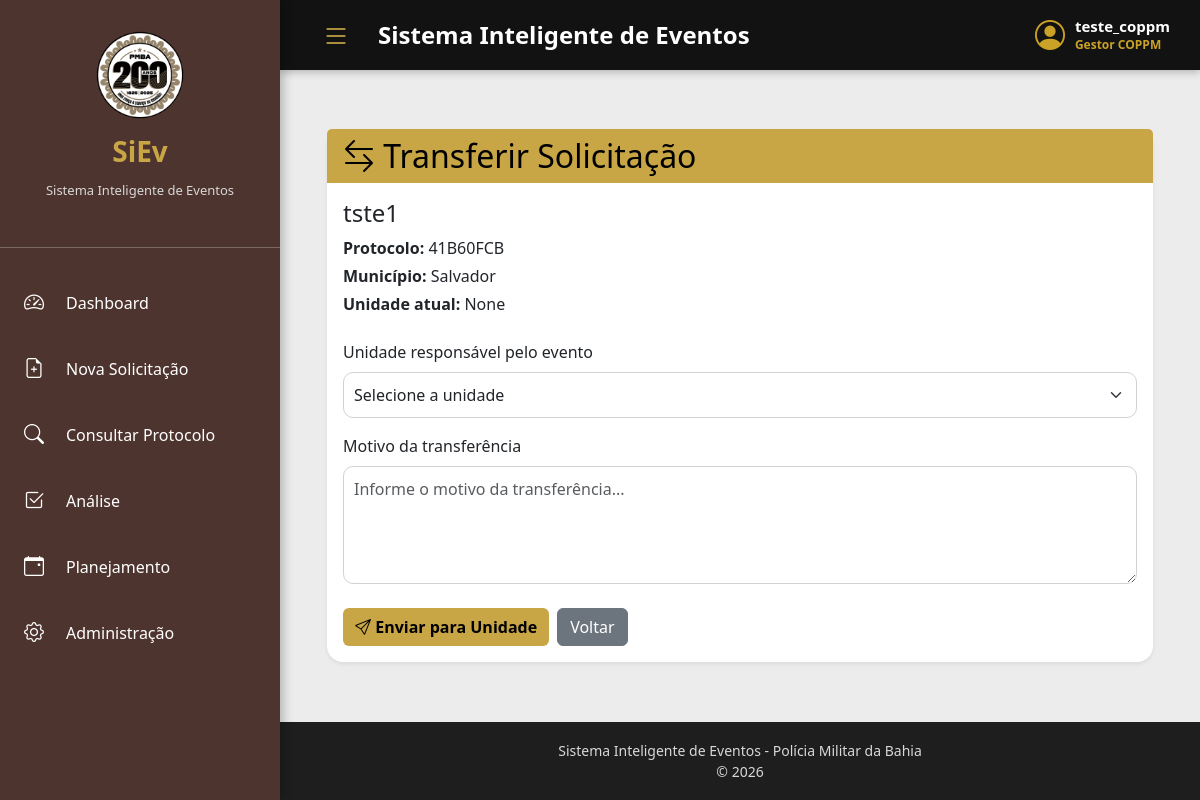
Screenshot of /aprovacoes/transferir/1/ (signed in) with the database file from the repository.
### apps/solicitacoes/models.py (models this page shows, shortened)
class PerfilUsuario(models.Model):
    PERFIS = [
        ("COPPM", "Gestor COPPM"),
        ("CPR", "Gestor CPR"),
        ("UNIDADE", "Gestor de Unidade"),
    ]
    usuario = models.OneToOneField(
        User,
        on_delete=models.CASCADE,
        related_name="perfil_siev"
    )
    perfil = models.CharField(
        max_length=20,
        choices=PERFIS
    )
    cpr = models.ForeignKey(
        CPR,
        on_delete=models.SET_NULL,
        null=True,
        blank=True,
        related_name="gestores_siev"
    )
    unidade = models.ForeignKey(
        Unidade,
        on_delete=models.SET_NULL,
        null=True,
        blank=True,
        related_name="gestores_siev"
    )
    ativo = models.BooleanField(
        default=True
    )
    criado_em = models.DateTimeField(
        auto_now_add=True
    )
    atualizado_em = models.DateTimeField(
        auto_now=True
    )
    class Meta:
        verbose_name = "Perfil de Usuário"
        verbose_name_plural = "Perfis de Usuários"

class Solicitacao(models.Model):
    STATUS = [
        ("RASCUNHO", "Rascunho"),
        ("ENVIADA", "Enviada"),
        ("EM_ANALISE", "Em análise"),
        ("PENDENTE", "Pendente"),
        ("CORRECAO", "Correção"),
        ("APROVADA", "Aprovada"),
        ("REJEITADA", "Rejeitada"),
        ("CONCLUIDA", "Concluída"),
    ]
    protocolo = models.CharField(
        max_length=20,
        unique=True,
        blank=True
    )
    usuario = models.ForeignKey(
        User,
        on_delete=models.SET_NULL,
        null=True,
        blank=True
    )
    unidade = models.ForeignKey(
        Unidade,
        on_delete=models.PROTECT,
        related_name="solicitacoes",
        null=True,
        blank=True
    )
    municipio = models.ForeignKey(
        Municipio,
        on_delete=models.PROTECT
    )
    bairro = models.ForeignKey(
        Bairro,
        on_delete=models.PROTECT,
        null=True,
        blank=True
    )
    tipo_evento = models.ForeignKey(
        TipoEvento,
        on_delete=models.PROTECT,
        null=True,
        blank=True
    )
    nome_evento = models.CharField(
        max_length=250
    )
    solicitante = models.CharField(
        max_length=200
    )
    cpf = models.CharField(
        max_length=14
    )
    email = models.EmailField()
    telefone = models.CharField(
        max_length=20
    )
    local = models.TextField()
    publico_estimado = models.IntegerField(
        null=True,
        blank=True
    )
    data_evento = models.DateField()
    hora_inicio = models.TimeField()
    hora_fim = models.TimeField()
    observacoes = models.TextField(
        blank=True
    )
    parecer_operacional = models.TextField(
        blank=True
    )
    aprovado_por = models.CharField(
        max_length=150,
        blank=True
    )
    data_aprovacao = models.DateTimeField(
        null=True,
        blank=True
    )
    status = models.CharField(
        max_length=20,
        choices=STATUS,
        default="RASCUNHO"
    )
    criado_em = models.DateTimeField(
        auto_now_add=True
    )
    atualizado_em = models.DateTimeField(
        auto_now=True
    )
    ORIGEM_CHOICES = [
        ("EXTERNA", "Externa"),
        ("MANUAL", "Manual"),
        ("TRANSFERIDA", "Transferida"),
    ]
    origem = models.CharField(
        max_length=20,
        choices=ORIGEM_CHOICES,
        default="EXTERNA"
    )

class Municipio(models.Model):
    nome = models.CharField(
        max_length=120,
        unique=True
    )
    ibge = models.CharField(
        max_length=10,
        blank=True,
        null=True
    )
    unidade_responsavel = models.ForeignKey(
        Unidade,
        on_delete=models.PROTECT,
        blank=True,
        null=True,
        related_name="municipios"
    )
    ativo = models.BooleanField(
        default=True
    )
    class Meta:
        ordering = ["nome"]
    def __str__(self):
        return self.nome

### apps/solicitacoes/views/administracao.py (the view, shortened to what this page needs)
@login_required
def transferir_solicitacao(request, id):
    solicitacao = get_object_or_404(
        Solicitacao,
        id=id
    )
    perfil = getattr(
        request.user,
        "perfil_siev",
        None
    )
    if not (
        request.user.is_superuser
        or request.user.is_staff
        or (
            perfil
            and perfil.ativo
            and perfil.perfil in [
                "COPPM",
                "CPR",
                "UNIDADE",
            ]
        )
    ):
        messages.error(
            request,
            "Você não possui permissão para transferir solicitações."
        )
        return redirect("aprovacoes")
    if (
        perfil
        and perfil.perfil == "UNIDADE"
        and solicitacao.unidade_id != perfil.unidade_id
    ):
        messages.error(
            request,
            "Esta solicitação não pertence à sua unidade."
        )
        return redirect("aprovacoes")
    if (
        perfil
        and perfil.perfil == "CPR"
        and solicitacao.unidade.cpr_id != perfil.cpr_id
    ):
        messages.error(
            request,
            "Esta solicitação não pertence ao seu CPR."
        )
        return redirect("aprovacoes")
    unidades = Unidade.objects.filter(
        ativo=True
    ).exclude(
        id=solicitacao.unidade_id
    ).order_by(
        "nome"
    )
    return render(
        request,
        "gestao/transferir_solicitacao.html",
        {
            "solicitacao": solicitacao,
            "unidades": unidades,
        }
    )

### templates/gestao/transferir_solicitacao.html (shortened to what this page needs)
{% extends "base.html" %}
{% block content %}
<div class="container py-4">
    <div class="card shadow-sm">
        <div class="card-header">
            <h2 class="mb-0">
                <i class="bi bi-arrow-left-right"></i>
                Transferir Solicitação
            </h2>
        </div>
        <div class="card-body">
            <div class="mb-4">
                <h4>
                    {{ solicitacao.nome_evento }}
                </h4>
                <p class="mb-1">
                    <strong>Protocolo:</strong>
                    {{ solicitacao.protocolo }}
                </p>
                <p class="mb-1">
                    <strong>Município:</strong>
                    {{ solicitacao.municipio }}
                </p>
                <p class="mb-1">
                    <strong>Unidade atual:</strong>
                    {{ solicitacao.unidade }}
                </p>
            </div>
            <form method="POST">
                <div class="mb-3">
                    <label
                        for="unidade_destino"
                        class="form-label"
                    >
                        Unidade responsável pelo evento
                    </label>
                    <select
                        name="unidade_destino"
                        id="unidade_destino"
                        class="form-select"
                        required
                    >
                        <option value="">
                            Selecione a unidade
                        </option>
                    </select>
                </div>
                <div class="mb-4">
                    <label
                        for="motivo"
                        class="form-label"
                    >
                        Motivo da transferência
                    </label>
                    <textarea
                        name="motivo"
                        id="motivo"
                        class="form-control"
                        rows="4"
                        placeholder="Informe o motivo da transferência..."
                    ></textarea>
                </div>
                <div class="d-flex gap-2">
                    <button
                        type="submit"
                        class="btn btn-primary"
                    >
                        <i class="bi bi-send"></i>
                        Enviar para Unidade
                    </button>
                    <a
                        href="{% url 'aprovacoes' %}"
                        class="btn btn-secondary"
                    >
                        Voltar
                    </a>
                </div>
            </form>
        </div>
    </div>
</div>
{% endblock %}

### templates/base.html (shortened to what this page needs)
{% load static %}
<!DOCTYPE html>
<html lang="pt-br">
<head>
    <link href="https://cdn.jsdelivr.net/npm/bootstrap@5.3.7/dist/css/bootstrap.min.css" rel="stylesheet">
    <link rel="stylesheet"
          href="https://cdn.jsdelivr.net/npm/bootstrap-icons@1.13.1/font/bootstrap-icons.min.css">
    <link rel="stylesheet" href="{% static 'css/siev.css' %}">
</head>
<body>
<div class="wrapper">
    <aside class="sidebar">
        <div class="logo-area">
            <img src="{% static 'logos/logo_pm_200.png' %}" class="logo">
            <h3>SiEv</h3>
            <span>Sistema Inteligente de Eventos</span>
        </div>
        <hr>
        <ul class="menu">
            <li>
                <a href="#">
                    <i class="bi bi-speedometer2"></i>
                    <span>Dashboard</span>
                </a>
            </li>
            <li>
                <a href="#">
                    <i class="bi bi-file-earmark-plus"></i>
                    <span>Nova Solicitação</span>
                </a>
            </li>
            <li>
                <a href="#">
                    <i class="bi bi-search"></i>
                    <span>Consultar Protocolo</span>
                </a>
            </li>
            <li>
                <a href="#">
                    <i class="bi bi-check2-square"></i>
                    <span>Análise</span>
                </a>
            </li>
            <li>
                <a href="#">
                    <i class="bi bi-calendar-event"></i>
                    <span>Planejamento</span>
                </a>
            </li>
            <li>
                <a href="#">
                    <i class="bi bi-gear"></i>
                    <span>Administração</span>
                </a>
            </li>
        </ul>
    </aside>
    <div class="main">
        <header class="topbar">
            <div class="d-flex align-items-center">
                <button id="toggleSidebar"
                        class="btn btn-menu me-3">
                    <i class="bi bi-list"></i>
                </button>
                <h2>
                    {% block titulo %}
                    Sistema Inteligente de Eventos
                    {% endblock %}
                </h2>
            </div>
            <div class="usuario">
                {% if user.is_authenticated %}
                    <i class="bi bi-person-circle"></i>
                    <div class="dados-usuario">
                        <span class="nome-usuario">
                            {% if user.get_full_name %}
                                {{ user.get_full_name }}
                            {% else %}
                                {{ user.username }}
                            {% endif %}
                        </span>
                        {% if user.is_superuser %}
                            <span class="perfil-usuario">
                                Desenvolvedor / Administrador
                            </span>
                        {% elif user.perfil_siev %}
                            <span class="perfil-usuario">
                                {{ user.perfil_siev.get_perfil_display }}
                            </span>
                        {% endif %}
                    </div>
                {% endif %}
            </div>
        </header>
        <section class="conteudo">
            {% block content %}
            {% endblock %}
        </section>
        <footer class="rodape">
            Sistema Inteligente de Eventos - Polícia Militar da Bahia
            <br>
            © {% now "Y" %}
        </footer>
    </div>
</div>
</body>
</html>

### static/css/siev.css (style rules this page uses)
:root { --preto:#121212; --preto2:#1E1E1E; --marrom:#4E342E; --marrom-hover:#5D4037; --dourado:#C8A646; --dourado-hover:#B38F2F; --prata:#ECECEC; --cinza:#BDBDBD; --branco:#FFFFFF; --sucesso:#2E7D32; --alerta:#F57C00; --erro:#C62828; }
* { margin:0; padding:0; box-sizing:border-box; }
body { background:var(--prata); font-family:"Segoe UI",Tahoma,Geneva,Verdana,sans-serif; overflow-x:hidden; }
.wrapper { display:flex; min-height:100vh; }
.main { flex:1; display:flex; flex-direction:column; }
.sidebar { width:280px; background:var(--marrom); color:white; transition:.3s; box-shadow:3px 0 10px rgba(0,0,0,.25); z-index:1000; }
.logo-area { text-align:center; padding:30px 20px; }
.logo { width:90px; margin-bottom:15px; }
.logo-area h3 { color:var(--dourado); font-weight:bold; }
.logo-area span { color:#d8d8d8; font-size:13px; }
.menu { list-style:none; padding:10px; }
.menu li { margin-bottom:8px; }
.menu a { color:white; text-decoration:none; display:flex; align-items:center; gap:14px; padding:14px; border-radius:10px; transition:.25s; }
.menu i { font-size:20px; min-width:28px; }
.topbar { background:var(--preto); color:white; height:70px; display:flex; justify-content:space-between; align-items:center; padding:0 30px; box-shadow:0 2px 8px rgba(0,0,0,.25); }
.topbar h2 { font-size:24px; font-weight:600; margin:0; }
.usuario { display:flex; align-items:center; gap:10px; font-size:18px; }
.usuario i { color:var(--dourado); font-size:28px; }
.conteudo { flex:1; padding:35px; }
.card { border:none; border-radius:16px; box-shadow:0 5px 15px rgba(0,0,0,.10); transition:.25s; }
.card-header { background:var(--dourado); color:black; font-weight:bold; border:none; }
.btn-primary { background:var(--dourado); border:none; color:black; font-weight:bold; }
.form-control, .form-select { border-radius:10px; border:1px solid #d2d2d2; padding:10px; }
.rodape { background:var(--preto2); color:#d8d8d8; text-align:center; padding:18px; font-size:14px; }
.usuario { display: flex; align-items: center; gap: 8px; color: #C9A227; font-size: 15px; font-weight: 600; }
.usuario i { font-size: 30px; }
.nome-usuario { color: #ffffff; white-space: nowrap; }
.usuario { display: flex; align-items: center; gap: 10px; color: #ffffff; }
.usuario > i { font-size: 30px; color: #C9A227; }
.dados-usuario { display: flex; flex-direction: column; align-items: flex-start; line-height: 1.2; }
.nome-usuario { color: #ffffff; font-size: 15px; font-weight: 600; }
.perfil-usuario { color: #C9A227; font-size: 12px; margin-top: 3px; }
.btn-menu { background:transparent; color:var(--dourado); border:none; font-size:28px; }
.sidebar { transition:.35s; }
.main { transition:.35s; }

### rows the page displays
Solicitacao: nome_evento "tste1", protocolo "41B60FCB", municipio "Salvador", unidade "None"

### other values shown
{{ user.username }} "teste_coppm"
{{ user.perfil_siev.get_perfil_display }} "Gestor COPPM"
